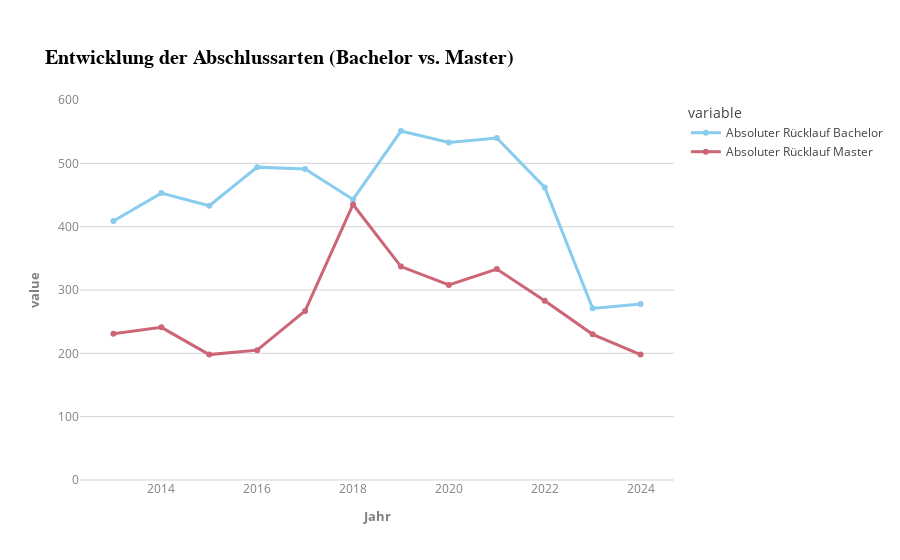

The cell this chart's notebook holds for it:
### Code cell
import plotly.express as px

fig = px.line(
    abschluss_df,
    x="Jahr",
    y=["Absoluter Rücklauf Bachelor", "Absoluter Rücklauf Master"],
    markers=True,
    title="Entwicklung der Abschlussarten (Bachelor vs. Master)",
    color_discrete_sequence=px.colors.qualitative.Safe,
    template="infoviz"
)

fig.update_traces(line=dict(width=3))  # Linie dicker machen

fig.update_layout(
    yaxis=dict(range=[0, 600]),  # Prozentwerte zwischen 0 und 100
)

fig.show()

### Figure 1 — Plotly figure (JSON) as saved in the notebook; plotly's stock layout.template omitted (floating-point values rounded to 4 significant figures)
{"data": [{"hovertemplate": "variable=Absoluter Rücklauf Bachelor<br>Jahr=%{x}<br>value=%{y}<extra></extra>", "legendgroup": "Absoluter Rücklauf Bachelor", "line": {"color": "rgb(136, 204, 238)", "dash": "solid", "width": 3}, "marker": {"symbol": "circle"}, "mode": "lines+markers", "name": "Absoluter Rücklauf Bachelor", "orientation": "v", "showlegend": true, "type": "scatter", "x": ["2013", "2014", "2015", "2016", "2017", "2018", "2019", "2020", "2021", "2022", "2023", "2024"], "xaxis": "x", "y": [409.0, 453.0, 433.0, 494.0, 491.0, 443.0, 551.0, 533.0, 540.0, 462.0, 271.0, 278.0], "yaxis": "y"}, {"hovertemplate": "variable=Absoluter Rücklauf Master<br>Jahr=%{x}<br>value=%{y}<extra></extra>", "legendgroup": "Absoluter Rücklauf Master", "line": {"color": "rgb(204, 102, 119)", "dash": "solid", "width": 3}, "marker": {"symbol": "circle"}, "mode": "lines+markers", "name": "Absoluter Rücklauf Master", "orientation": "v", "showlegend": true, "type": "scatter", "x": ["2013", "2014", "2015", "2016", "2017", "2018", "2019", "2020", "2021", "2022", "2023", "2024"], "xaxis": "x", "y": [231.0, 241.0, 198.0, 205.0, 267.0, 435.0, 337.0, 308.0, 333.0, 283.0, 230.0, 198.0], "yaxis": "y"}], "layout": {"legend": {"title": {"text": "variable"}, "tracegroupgap": 0}, "title": {"text": "Entwicklung der Abschlussarten (Bachelor vs. Master)"}, "xaxis": {"anchor": "y", "domain": [0, 1], "title": {"text": "Jahr"}}, "yaxis": {"anchor": "x", "domain": [0, 1], "range": [0, 600], "title": {"text": "value"}}}}
